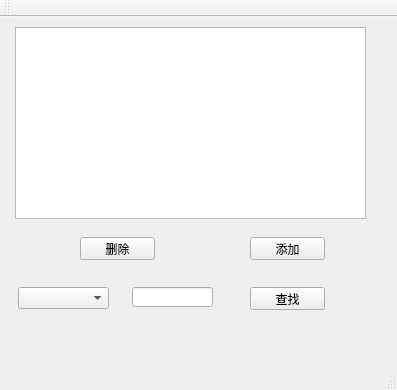
<?xml version="1.0" encoding="UTF-8"?>
<ui version="4.0">
 <class>MISDemo</class>
 <widget class="QMainWindow" name="MISDemo">
  <property name="geometry">
   <rect>
    <x>0</x>
    <y>0</y>
    <width>397</width>
    <height>390</height>
   </rect>
  </property>
  <property name="windowTitle">
   <string>MISDemo</string>
  </property>
  <widget class="QWidget" name="centralWidget">
   <widget class="QTableView" name="tableView">
    <property name="geometry">
     <rect>
      <x>15</x>
      <y>10</y>
      <width>351</width>
      <height>192</height>
     </rect>
    </property>
   </widget>
   <widget class="QPushButton" name="DeleteBtn">
    <property name="geometry">
     <rect>
      <x>80</x>
      <y>220</y>
      <width>75</width>
      <height>23</height>
     </rect>
    </property>
    <property name="text">
     <string>删除</string>
    </property>
   </widget>
   <widget class="QPushButton" name="AddBtn">
    <property name="geometry">
     <rect>
      <x>250</x>
      <y>220</y>
      <width>75</width>
      <height>23</height>
     </rect>
    </property>
    <property name="text">
     <string>添加</string>
    </property>
   </widget>
   <widget class="QPushButton" name="FindBtn">
    <property name="geometry">
     <rect>
      <x>250</x>
      <y>270</y>
      <width>75</width>
      <height>23</height>
     </rect>
    </property>
    <property name="text">
     <string>查找</string>
    </property>
   </widget>
   <widget class="QLineEdit" name="FindEdit">
    <property name="geometry">
     <rect>
      <x>132</x>
      <y>270</y>
      <width>81</width>
      <height>20</height>
     </rect>
    </property>
   </widget>
   <widget class="QComboBox" name="FindStd">
    <property name="geometry">
     <rect>
      <x>18</x>
      <y>270</y>
      <width>91</width>
      <height>22</height>
     </rect>
    </property>
   </widget>
  </widget>
  <widget class="QMenuBar" name="menuBar">
   <property name="geometry">
    <rect>
     <x>0</x>
     <y>0</y>
     <width>397</width>
     <height>19</height>
    </rect>
   </property>
  </widget>
  <widget class="QToolBar" name="mainToolBar">
   <attribute name="toolBarArea">
    <enum>TopToolBarArea</enum>
   </attribute>
   <attribute name="toolBarBreak">
    <bool>false</bool>
   </attribute>
  </widget>
  <widget class="QStatusBar" name="statusBar"/>
 </widget>
 <layoutdefault spacing="6" margin="11"/>
 <resources/>
 <connections/>
</ui>
